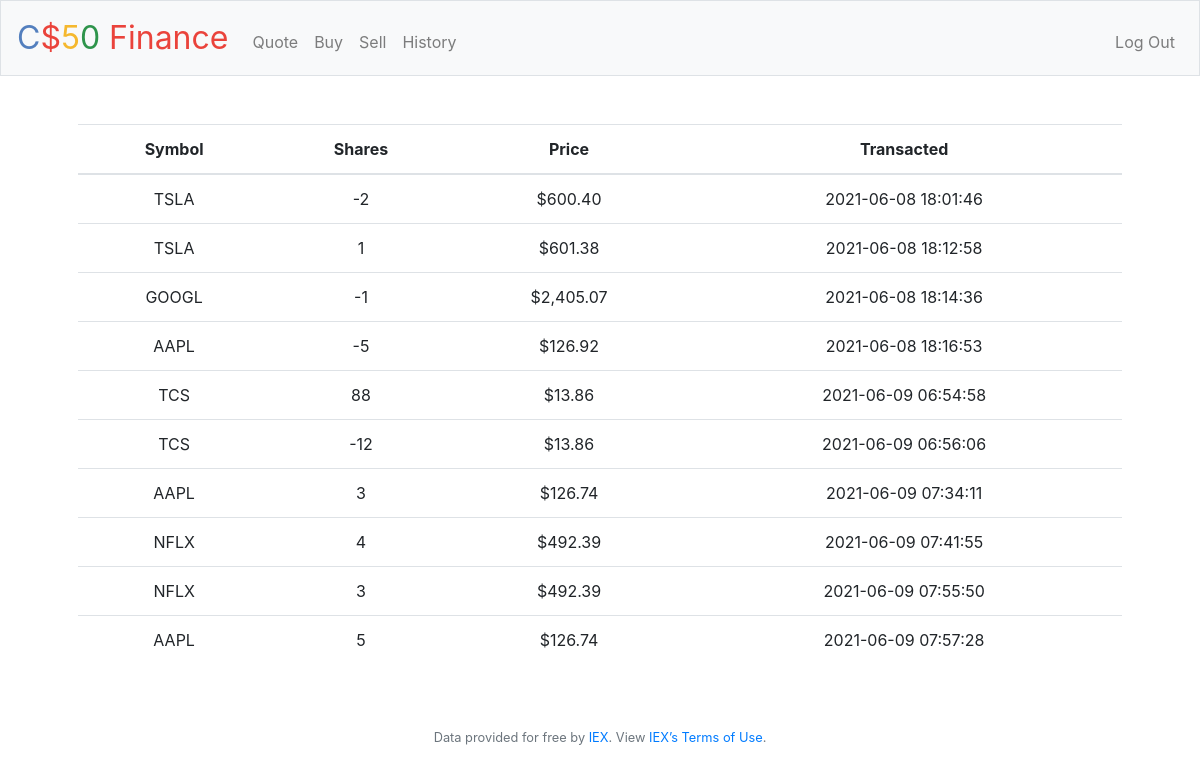
/history (signed in), run on an earlier commit of the app's database.
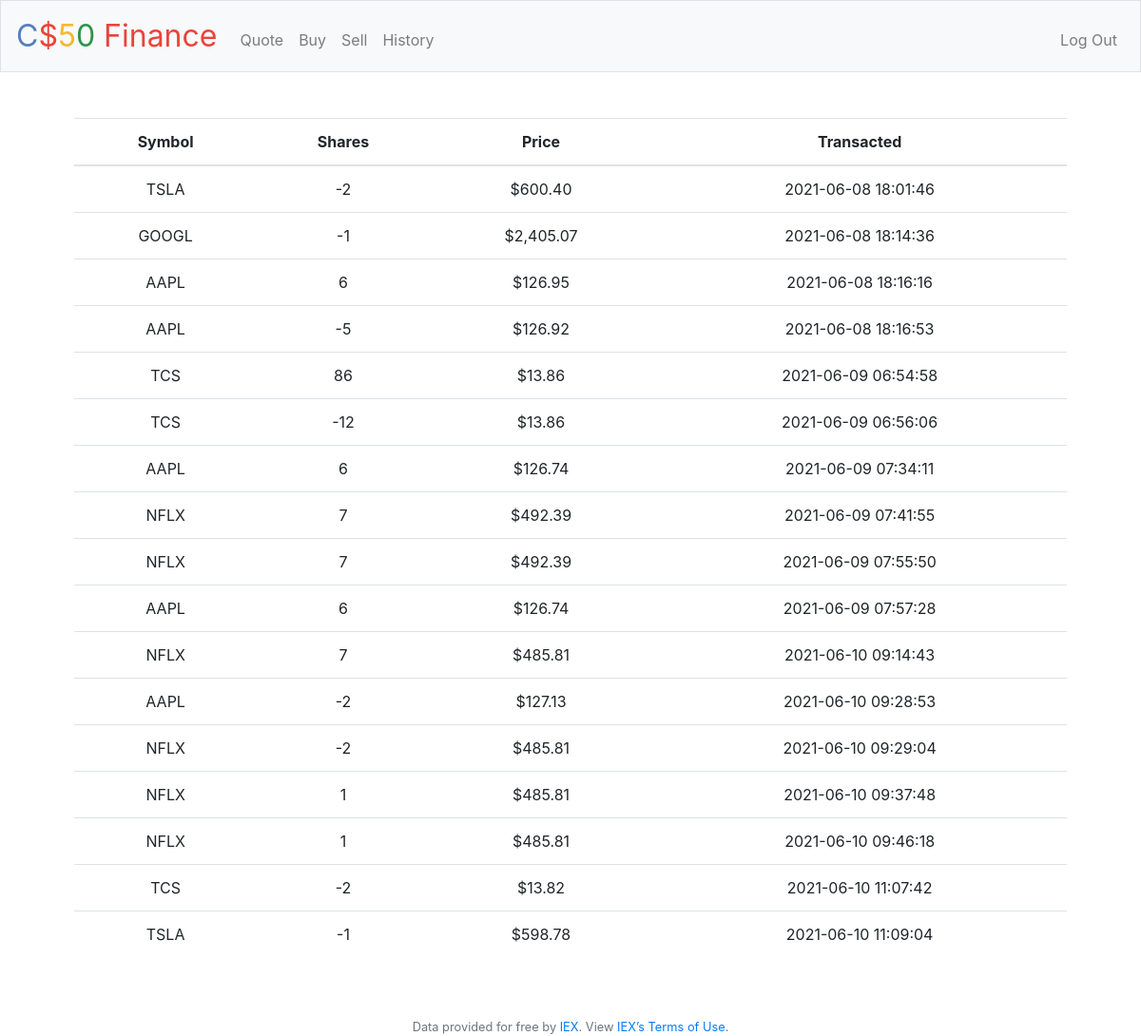
And on a later commit of the database.
### tables this page shows
CREATE TABLE 'sold_stocks' ('sold_id' integer PRIMARY KEY NOT NULL, 'symbol' text, 'quantity' integer, 'price' integer, 'id' INTEGER,'date_time' timestamp DEFAULT CURRENT_TIMESTAMP  );

CREATE TABLE 'stocks' ('stock_id' integer PRIMARY KEY NOT NULL, 'id' integer, 'stock_name' text, 'price' real, 'quantity' integer, 'symbol' text, 'date_time'  datetime DEFAULT CURRENT_TIMESTAMP  );

### application.py (the view)
@app.route("/history")
@login_required
def history():
    history=[]
    bought=db.execute("SELECT symbol,quantity,price,date_time FROM stocks WHERE id=? AND quantity!=0 ORDER BY date_time",session["user_id"])
    sold=db.execute("SELECT symbol,quantity,price,date_time FROM sold_stocks WHERE id =? AND quantity!=0 ORDER BY date_time",session["user_id"])
    history = bought
    for stock in sold:
        history.append(stock)
    history.sort(key=operator.itemgetter("date_time"))
    return render_template("history.html",history=history)

### application.py (called while the page is built)
@app.after_request
def after_request(response):
    response.headers["Cache-Control"] = "no-cache, no-store, must-revalidate"
    response.headers["Expires"] = 0
    response.headers["Pragma"] = "no-cache"
    return response

### helpers.py (called while the page is built)
def login_required(f):
    @wraps(f)
    def decorated_function(*args, **kwargs):
        if session.get("user_id") is None:
            return redirect("/login")
        return f(*args, **kwargs)
    return decorated_function

def usd(value):
    return f"${value:,.2f}"

### templates/history.html (shortened to what this page needs)
{% extends "layout.html" %}
{% block main %}
<table class="table">
        <thead >
            <tr >
                <th >Symbol</th>
                <th>Shares</th>
                <th>Price</th>
                <th>Transacted</th>
            </tr>
        </thead>
        <tbody >
            {% for stock in history   %}
            <tr >
                    <td>{{ stock.symbol|upper}}</td>
                    <td>{{stock.quantity}}</td>
                    <td>{{stock.price|usd}}</td>
                    <td> {{stock.date_time}}</td>
            </tr>
            {% endfor %}
        </tbody>
    </table>
{% endblock %}

### templates/layout.html (shortened to what this page needs)
<!DOCTYPE html>
<html lang="en">
    <head>
        <link rel="stylesheet" href="https://cdn.jsdelivr.net/npm/bootstrap@4.5.3/dist/css/bootstrap.min.css">
        <link href="/static/styles.css" rel="stylesheet">
    </head>
    <body>
        <nav class="navbar navbar-expand-md navbar-light bg-light border">
            <a class="navbar-brand" href="/"><span class="blue">C</span><span class="red">$</span><span class="yellow">5</span><span class="green">0</span> <span class="red">Finance</span></a>
            <div class="collapse navbar-collapse" id="navbar">
                {% if session.user_id %}
                    <ul class="navbar-nav mr-auto mt-2">
                        <li class="nav-item"><a class="nav-link" href="/quote">Quote</a></li>
                        <li class="nav-item"><a class="nav-link" href="/buy">Buy</a></li>
                        <li class="nav-item"><a class="nav-link" href="/sell">Sell</a></li>
                        <li class="nav-item"><a class="nav-link" href="/history">History</a></li>
                    </ul>
                    <ul class="navbar-nav ml-auto mt-2">
                        <li class="nav-item"><a class="nav-link" href="/logout">Log Out</a></li>
                    </ul>
                {% else %}
                    <ul class="navbar-nav ml-auto mt-2">
                        <li class="nav-item"><a class="nav-link" href="/register">Register</a></li>
                        <li class="nav-item"><a class="nav-link" href="/login">Log In</a></li>
                    </ul>
                {% endif %}
            </div>
        </nav>
        <main class="container p-5">
            {% block main %}
            {% endblock %}
        </main>
        <footer class="small text-center text-muted">
            Data provided for free by <a href="https://iextrading.com/developer">IEX</a>. View <a href="https://iextrading.com/api-exhibit-a/">IEX’s Terms of Use</a>.
        </footer>
    </body>
</html>

### static/styles.css (style rules this page uses)
nav .navbar-brand { font-size: xx-large; }
nav .navbar-brand .blue { color: #537fbe; }
nav .navbar-brand .red { color: #ea433b; }
nav .navbar-brand .yellow { color: #f5b82e; }
nav .navbar-brand .green { color: #2e944b; }
main { overflow-x: auto; text-align: center; }

What changed in the data, as far as the page shows it:
no longer on this page (row edited): stocks: symbol "TSLA", quantity "1", price "$601.38", date_time "2021-06-08 18:12:58"
now on this page (row edited): stocks: symbol "AAPL", quantity "6", price "$126.95", date_time "2021-06-08 18:16:16"
changed stocks "TCS": quantity "88" → "86"
changed stocks (number 3 of 9 on the later page): quantity "3" → "6"
changed stocks (number 4 of 9 on the later page): quantity "4" → "7"
changed stocks (number 5 of 9 on the later page): quantity "3" → "7"
changed stocks (number 6 of 9 on the later page): quantity "5" → "6"
added stocks: symbol "NFLX", quantity "7", price "$485.81", date_time "2021-06-10 09:14:43"
added sold_stocks: symbol "AAPL", quantity "-2", price "$127.13", date_time "2021-06-10 09:28:53"
added sold_stocks: symbol "NFLX", quantity "-2", price "$485.81", date_time "2021-06-10 09:29:04"
added stocks: symbol "NFLX", quantity "1", price "$485.81", date_time "2021-06-10 09:37:48"
added stocks: symbol "NFLX", quantity "1", price "$485.81", date_time "2021-06-10 09:46:18"
added sold_stocks: symbol "TCS", quantity "-2", price "$13.82", date_time "2021-06-10 11:07:42"
added sold_stocks: symbol "TSLA", quantity "-1", price "$598.78", date_time "2021-06-10 11:09:04"
